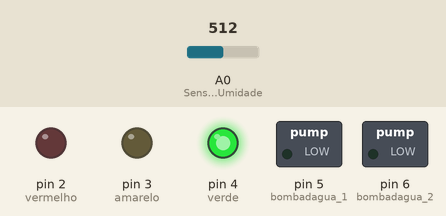
This sketch was run on a simulated Arduino Leonardo, built with avr-gcc and run on an emulated ATmega32U4. Parts: switched loads named in the sketch (green lamp = pin HIGH), output pins drawn as LEDs (lit = HIGH). The inputs (shaded band) are chosen by the test bench; at power-on: A0 (SensorDeUmidade) = 512. The local clock reads 2024-03-15 10:24:30 at power-on unless the sketch sets it.

Above: at 1.2 s.
1.3 s: A0 (SensorDeUmidade) set to 538
2.8 s: A0 (SensorDeUmidade) set to 550
At 3.8 s:
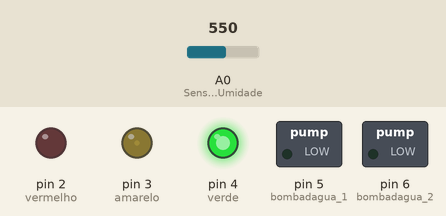
4.3 s: A0 (SensorDeUmidade) set to 580
At 5.0 s:
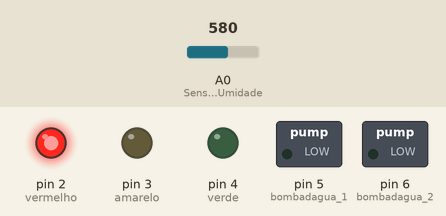
5.8 s: A0 (SensorDeUmidade) set to 561
At 6.2 s:
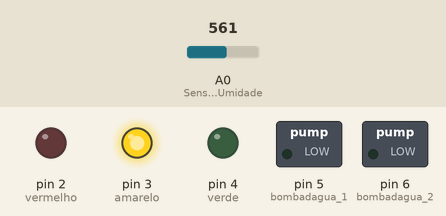
7.3 s: A0 (SensorDeUmidade) set to 541
At 8.5 s:
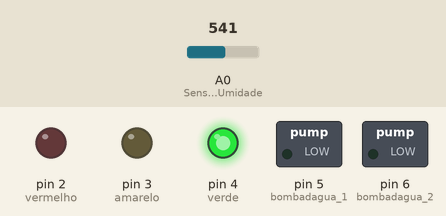
8.8 s: A0 (SensorDeUmidade) set to 560
At 9.7 s:
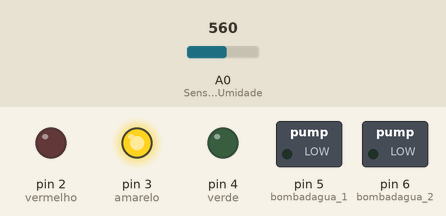
Timing chart, 0 to 11.3 s (numbered marks = the images above; inputs shaded):
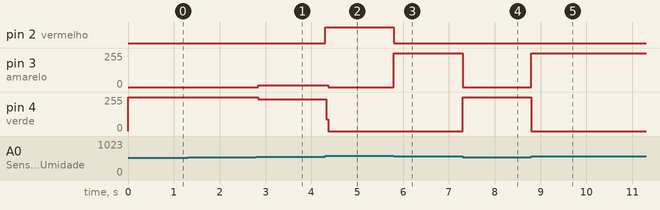

Measured:
- after the input at 1.3 s, every drawn part: stays the same
- after the input at 2.8 s, pin 3 (amarelo): 0/255 → 14/255 after 0.05 s; pin 4 (verde): 255/255 → 239/255 after 0.05 s
- after the input at 4.3 s, pin 2 (vermelho): LOW → HIGH at once; pin 3 (amarelo): 14/255 → 0/255 after 0.07 s; pin 4 (verde): 239/255 → 0/255 at once
- after the input at 5.8 s, pin 2 (vermelho): HIGH → LOW at once; pin 3 (amarelo): 0/255 → 255/255 at once
- after the input at 7.3 s, pin 3 (amarelo): 255/255 → 0/255 at once; pin 4 (verde): 0/255 → 255/255 at once
- after the input at 8.8 s, pin 3 (amarelo): 0/255 → 255/255 at once; pin 4 (verde): 255/255 → 0/255 at once

The sketch:

regador_de_planta_com_temporizador.ino
```cpp
/*regador de planta com temporizador.36º projeto.linguagem utilizada c++

  criado por: Leonardo de Oliveira Prado
  Instagram: arduino2.0tecnologico

  Data de inicio do projeto 13/12/2023
  Data de término do projeto 14/12/2023
*/
//**************inclusão das bibliotecas
#include <Wire.h>
#include <RTClib.h>
//**************definição
#define vermelho 2
#define amarelo 3
#define verde 4

#define bombadagua_1 5
#define bombadagua_2 6

#define SensorDeUmidade A0
//**************instanciação do objeto
RTC_DS1307 rtc;
//**************variável
char daysOfTheWeek[7][12] = {"Domingo", "Segunda", "Terça", "Quarta", "Quinta", "Sexta", "Sabado"};
//******************************************************void setup**********************************************************************************
void setup () {
  //Serial.begin(57600);
  rtc.begin();
//**************pin mode
  pinMode(SensorDeUmidade,INPUT);// sensor de umidade da terra

  pinMode(vermelho, OUTPUT); //pin vermelho 2
  pinMode(amarelo, OUTPUT); //pin vermelho 3
  pinMode(verde, OUTPUT); //pin vermelho 4

  pinMode(bombadagua_1, OUTPUT); //pin boba d'água 5
  pinMode(bombadagua_2, OUTPUT); //pin boba d'água 6

  //rtc.adjust(DateTime(F(__DATE__), F(__TIME__)));
  //rtc.adjust(DateTime(2014, 1, 21, 3, 0, 0));
  //Serial.begin(9600);
}
//******************************************************void loop**********************************************************************************
void loop () {
    DateTime now = rtc.now();
//****************7 Horas************10 Minuto
   if( now.hour()==7 && now.minute()==10){
    if(analogRead(SensorDeUmidade)>=570){//liga a bomba d'água
      analogWrite(bombadagua_1,200);
      digitalWrite(bombadagua_2,LOW);
       delay(1000);
    }else{//desliga a bomba d'água
      analogWrite(bombadagua_1,0);
      digitalWrite(bombadagua_2,LOW);
      delay(1000);
    }
   }else{//desliga a bomba d'água se o tempo acabar
     analogWrite(bombadagua_1,0);
     digitalWrite(bombadagua_2,LOW);
   }
//****************5 Horas***********30 Minuto
  if( now.hour()==17 && now.minute()==30){
    if(analogRead(SensorDeUmidade)>=570){//liga a bomba d'água
      analogWrite(bombadagua_1,200);
      digitalWrite(bombadagua_2,LOW);
       delay(1000);
    }else{//desliga a bomba d'água
      analogWrite(bombadagua_1,0);
      digitalWrite(bombadagua_2,LOW);
      delay(1000);
    }
   }else{//desliga a bomba d'água se o tempo acabar
     analogWrite(bombadagua_1,0);
     digitalWrite(bombadagua_2,LOW);
   }
//**************muda os leds de acordo com a umidade
   if(analogRead(SensorDeUmidade)<=1023 && analogRead(SensorDeUmidade)>=570){ //umidade da terra ruim
     digitalWrite(amarelo,LOW);
     digitalWrite(verde,LOW);
     digitalWrite(vermelho,HIGH);
    }
    if(analogRead(SensorDeUmidade)<=571 && analogRead(SensorDeUmidade)>=550){ //umidade da terra média
     digitalWrite(vermelho,LOW);
     digitalWrite(verde,LOW);
     digitalWrite(amarelo,HIGH);
    }
    if(analogRead(SensorDeUmidade)<=551){ //umidade da terra boa
     digitalWrite(amarelo,LOW);
     digitalWrite(vermelho,LOW);
     digitalWrite(verde,HIGH);
    }
}
```
